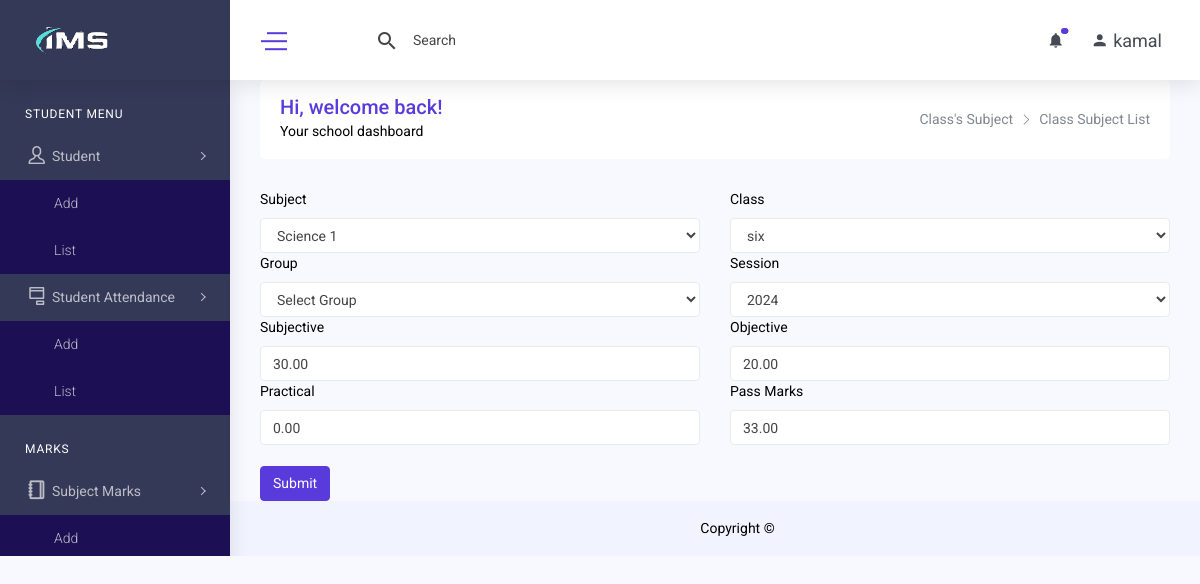
The page /class_subject_edit.php?id=17 (signed in) on the database its author committed.
### tables this page shows
CREATE TABLE `class_subject` (
  `id` int(11) NOT NULL,
  `student_id` int(11) NOT NULL,
  `subject_id` varchar(255) DEFAULT NULL,
  `class_id` int(11) DEFAULT NULL,
  `group_id` int(11) DEFAULT NULL,
  `session_id` int(11) DEFAULT NULL,
  `term_id` int(11) NOT NULL,
  `sub` decimal(5,2) DEFAULT NULL,
  `obj` decimal(5,2) DEFAULT NULL,
  `prac` decimal(5,2) DEFAULT NULL,
  `pass_marks` decimal(5,2) DEFAULT NULL,
  `created_at` datetime DEFAULT NULL,
  `created_by` int(11) DEFAULT NULL,
  `updated_at` datetime DEFAULT NULL,
  `updated_by` int(11) DEFAULT NULL,
  `deleted_at` datetime DEFAULT NULL
);

CREATE TABLE `subject` (
  `id` int(11) NOT NULL,
  `subject_name` varchar(255) DEFAULT NULL,
  `subject_type` enum('0','1') NOT NULL DEFAULT '0',
  `created_at` datetime DEFAULT NULL,
  `created_by` int(11) DEFAULT NULL,
  `updated_at` datetime DEFAULT NULL,
  `updated_by` int(11) DEFAULT NULL,
  `deleted_at` datetime DEFAULT NULL
);

CREATE TABLE `class` (
  `id` int(11) NOT NULL,
  `class` varchar(255) DEFAULT NULL,
  `created_at` datetime DEFAULT NULL,
  `created_by` int(11) DEFAULT NULL,
  `updated_at` datetime DEFAULT NULL,
  `updated_by` int(11) DEFAULT NULL,
  `deleted_at` datetime DEFAULT NULL
);

CREATE TABLE `session` (
  `id` int(11) NOT NULL,
  `session` varchar(255) DEFAULT NULL,
  `created_at` datetime DEFAULT NULL,
  `created_by` int(11) DEFAULT NULL,
  `updated_at` datetime DEFAULT NULL,
  `updated_by` int(11) DEFAULT NULL,
  `deleted_at` datetime DEFAULT NULL
);

### class/crud.php (called while the page is built, shortened)
<?php
    class crud{
        private $host='localhost';
        private $connection;
        public function __construct($user,$password,$database){
            $this->user=$user;
            $this->password=$password;
            $this->database=$database;
            $this->connection=new mysqli($this->host,$this->user,$this->password,$this->database);
        }
        public function common_select($table,$fields='*',$condition=false,$sort_field=false,$sort='ASC'){
            $result=array();
            $error=false;
            $sql="select $fields from $table where deleted_at is null ";
            $rs=$this->connection->query($sql);
            if($rs){
                if($rs->num_rows > 0){
                    while($r=$rs->fetch_object()){
                        array_push($result,$r);
                    }
                }
            }else{
                $error=$this->connection->error;
            }
            $return = array('data'=>$result,'error'=>$error);
            return $return;
        }
        public function common_select_single($table,$fields='*',$condition=false,$sort_field=false,$sort='ASC'){
            $result="";
            $error=false;
            $sql="select $fields from $table where deleted_at is null ";
            if(is_array($condition)){
                $sql.=" and ";
                foreach($condition as $k=>$v){
                    $v = $this->connection->real_escape_string($v);
                    $sql.="$k='$v' and ";
                }
                $sql=rtrim($sql,'and ');
            }
            $rs=$this->connection->query($sql);
            if($rs){
                if($rs->num_rows > 0){
                    while($r=$rs->fetch_object()){
                        $result=$r;
                    }
                }
            }else{
                $error=$this->connection->error;
            }
            $return = array('data'=>$result,'error'=>$error);
            return $return;
        }
    }
?>

### include/connection.php (called while the page is built, shortened)
<?php
    include_once('class/crud.php');
    $mysqli=new crud("root","","ims");
?>

### class_subject_edit.php (the view, shortened to what this page needs)
<?php include('include/header.php'); ?>
<?php include('include/sidebar.php'); ?>
<body>
        <div class="content-body">
            <div class="container-fluid">
        <?php
            $olddata=array();
            $con['id']=$_GET['id'];
            $result=$mysqli->common_select_single('class_subject','*',$con);
            if($result){
                if($result['data']){
                    $olddata=$result['data'];
                }
            }
       ?>
                <div class="row page-titles mx-0">
                    <div class="col-sm-6 p-md-0">
                        <div class="welcome-text">
                            <h4>Hi, welcome back!</h4>
                            <p class="mb-0">Your school dashboard</p>
                        </div>
                    </div>
                    <div class="col-sm-6 p-md-0 justify-content-sm-end mt-2 mt-sm-0 d-flex">
                        <ol class="breadcrumb">
                            <li class="breadcrumb-item"><a href="class_subject_add.php">Class's Subject</a></li>
                            <li class="breadcrumb-item active"><a href="class_subject_list.php">Class Subject List</a></li>
                        </ol>
                    </div>
                </div>
            <form method="post" action="">
                <div class="row">
                    <div class="col-md-6">
                        <label class="form-label" for="subject_id">Subject</label>
                        <select class="form-control form-select" required name="subject_id" id="subject_id">
                        <?php
                            $result=$mysqli->common_select('subject');
                            if($result){
                                if($result['data']){
                                    foreach($result['data'] as $d){
                        ?>
                            <option value="<?= $d->id ?>" <?= $d->id==$olddata->subject_id ? "selected" :"" ?>> <?= $d-> subject_name ?> <?= $d-> subject_type ?></option>
                        <?php } } } ?>
                    </select>
                    </div>
                    <div class="col-md-6">
                        <label class="form-label" for="class_id">Class</label>
                        <select class="form-control form-select" required name="class_id" id="class_id">
                        <?php
                            $result=$mysqli->common_select('class');
                            if($result){
                                if($result['data']){
                                    foreach($result['data'] as $d){
                        ?>
                            <option value="<?= $d->id ?>" <?= $d->id==$olddata->class_id ? "selected" :"" ?>> <?= $d->class ?></option>
                        <?php } } } ?>
                        </select>
                    </div>
                    <div class="col-md-6">
                        <label class="form-label" for="group_id">Group</label>
                        <select class="form-control form-select" required name="group_id" id="group_id">
                            <option value="">Select Group</option>
                       </select>
                    </div>
                    <div class="col-md-6">
                        <label class="form-label" for="session_id">Session</label>
                        <select class="form-control form-select" required name="session_id" id="session_id">
                            <?php
                                $result=$mysqli->common_select('session');
                                if($result){
                                    if($result['data']){
                                        foreach($result['data'] as $d){
                            ?>
                                <option value="<?= $d->id ?>" <?= $d->id==$olddata->session_id ? "selected" :"" ?>> <?= $d->session ?></option>
                            <?php } } } ?>
                       </select>
                    </div>
                    <div class="col-md-6">
                        <label class="form-label" for="sub">Subjective</label>
                        <input type="text" name="sub" class="form-control" id="sub" value="<?= $olddata-> sub ?>">
                    </div>
                    <div class="col-md-6">
                        <label class="form-label" for="obj">Objective</label>
                        <input type="text" name="obj" class="form-control" id="obj" value="<?= $olddata-> obj ?>">
                    </div>
                    <div class="col-md-6">
                        <label class="form-label" for="prac">Practical</label>
                        <input type="text" name="prac" class="form-control" id="prac" value="<?= $olddata-> prac ?>">
                    </div>
                    <div class="col-md-6">
                        <label class="form-label" for="pass_marks">Pass Marks</label>
                        <input type="text" name="pass_marks" class="form-control" id="pass_marks" value="<?= $olddata-> pass_marks ?>">
                    </div>
                </div>
                <br>
                <button type="submit" class="btn btn-primary">Submit</button>
            </form>
            </div>
        </div>
</body>
<?php include('include/footer.php') ?>

### rows shown on the page
class_subject: subject_id "Science 1", class_id "six", session_id "2024", sub "30.00", obj "20.00", prac "0.00", pass_marks "33.00"

### other values the page prints
$_SESSION['username'] "kamal"
